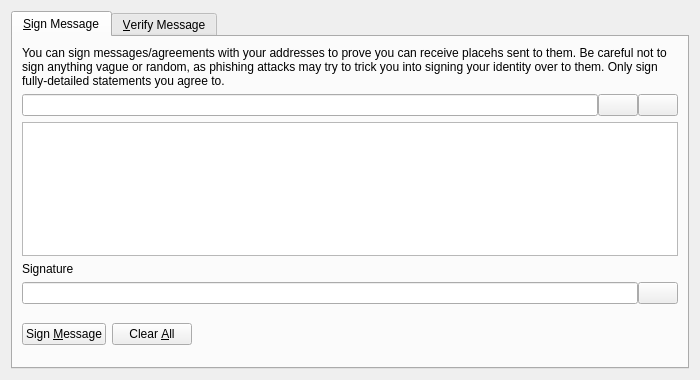
<?xml version="1.0" encoding="UTF-8"?>
<ui version="4.0">
 <class>SignVerifyMessageDialog</class>
 <widget class="QDialog" name="SignVerifyMessageDialog">
  <property name="geometry">
   <rect>
    <x>0</x>
    <y>0</y>
    <width>700</width>
    <height>380</height>
   </rect>
  </property>
  <property name="windowTitle">
   <string>Signatures - Sign / Verify a Message</string>
  </property>
  <property name="modal">
   <bool>true</bool>
  </property>
  <layout class="QVBoxLayout" name="verticalLayout">
   <item>
    <widget class="QTabWidget" name="tabWidget">
     <property name="currentIndex">
      <number>0</number>
     </property>
     <widget class="QWidget" name="tabSignMessage">
      <attribute name="title">
       <string>&amp;Sign Message</string>
      </attribute>
      <layout class="QVBoxLayout" name="verticalLayout_SM">
       <item>
        <widget class="QLabel" name="infoLabel_SM">
         <property name="text">
          <string>You can sign messages/agreements with your addresses to prove you can receive placehs sent to them. Be careful not to sign anything vague or random, as phishing attacks may try to trick you into signing your identity over to them. Only sign fully-detailed statements you agree to.</string>
         </property>
         <property name="textFormat">
          <enum>Qt::PlainText</enum>
         </property>
         <property name="wordWrap">
          <bool>true</bool>
         </property>
        </widget>
       </item>
       <item>
        <layout class="QHBoxLayout" name="horizontalLayout_1_SM">
         <property name="spacing">
          <number>0</number>
         </property>
         <item>
          <widget class="QValidatedLineEdit" name="addressIn_SM">
           <property name="toolTip">
            <string>The placeh address to sign the message with</string>
           </property>
          </widget>
         </item>
         <item>
          <widget class="QPushButton" name="addressBookButton_SM">
           <property name="toolTip">
            <string>Choose previously used address</string>
           </property>
           <property name="text">
            <string/>
           </property>
           <property name="icon">
            <iconset resource="../placeh.qrc">
             <normaloff>:/icons/address-book</normaloff>:/icons/address-book</iconset>
           </property>
           <property name="shortcut">
            <string>Alt+A</string>
           </property>
           <property name="autoDefault">
            <bool>false</bool>
           </property>
          </widget>
         </item>
         <item>
          <widget class="QPushButton" name="pasteButton_SM">
           <property name="toolTip">
            <string>Paste address from clipboard</string>
           </property>
           <property name="text">
            <string/>
           </property>
           <property name="icon">
            <iconset resource="../placeh.qrc">
             <normaloff>:/icons/editpaste</normaloff>:/icons/editpaste</iconset>
           </property>
           <property name="shortcut">
            <string>Alt+P</string>
           </property>
           <property name="autoDefault">
            <bool>false</bool>
           </property>
          </widget>
         </item>
        </layout>
       </item>
       <item>
        <widget class="QPlainTextEdit" name="messageIn_SM">
         <property name="toolTip">
          <string>Enter the message you want to sign here</string>
         </property>
        </widget>
       </item>
       <item>
        <widget class="QLabel" name="signatureLabel_SM">
         <property name="text">
          <string>Signature</string>
         </property>
         <property name="textFormat">
          <enum>Qt::PlainText</enum>
         </property>
        </widget>
       </item>
       <item>
        <layout class="QHBoxLayout" name="horizontalLayout_2_SM">
         <property name="spacing">
          <number>0</number>
         </property>
         <item>
          <widget class="QLineEdit" name="signatureOut_SM">
           <property name="font">
            <font>
             <italic>true</italic>
            </font>
           </property>
           <property name="readOnly">
            <bool>true</bool>
           </property>
          </widget>
         </item>
         <item>
          <widget class="QPushButton" name="copySignatureButton_SM">
           <property name="toolTip">
            <string>Copy the current signature to the system clipboard</string>
           </property>
           <property name="text">
            <string/>
           </property>
           <property name="icon">
            <iconset resource="../placeh.qrc">
             <normaloff>:/icons/editcopy</normaloff>:/icons/editcopy</iconset>
           </property>
           <property name="autoDefault">
            <bool>false</bool>
           </property>
          </widget>
         </item>
        </layout>
       </item>
       <item>
        <layout class="QHBoxLayout" name="horizontalLayout_3_SM">
         <item>
          <widget class="QPushButton" name="signMessageButton_SM">
           <property name="toolTip">
            <string>Sign the message to prove you own this placeh address</string>
           </property>
           <property name="text">
            <string>Sign &amp;Message</string>
           </property>
           <property name="icon">
            <iconset resource="../placeh.qrc">
             <normaloff>:/icons/edit</normaloff>:/icons/edit</iconset>
           </property>
           <property name="autoDefault">
            <bool>false</bool>
           </property>
          </widget>
         </item>
         <item>
          <widget class="QPushButton" name="clearButton_SM">
           <property name="toolTip">
            <string>Reset all sign message fields</string>
           </property>
           <property name="text">
            <string>Clear &amp;All</string>
           </property>
           <property name="icon">
            <iconset resource="../placeh.qrc">
             <normaloff>:/icons/remove</normaloff>:/icons/remove</iconset>
           </property>
           <property name="autoDefault">
            <bool>false</bool>
           </property>
          </widget>
         </item>
         <item>
          <spacer name="horizontalSpacer_1_SM">
           <property name="orientation">
            <enum>Qt::Horizontal</enum>
           </property>
           <property name="sizeHint" stdset="0">
            <size>
             <width>40</width>
             <height>48</height>
            </size>
           </property>
          </spacer>
         </item>
         <item>
          <widget class="QLabel" name="statusLabel_SM">
           <property name="font">
            <font>
             <weight>75</weight>
             <bold>true</bold>
            </font>
           </property>
           <property name="text">
            <string/>
           </property>
           <property name="wordWrap">
            <bool>true</bool>
           </property>
          </widget>
         </item>
         <item>
          <spacer name="horizontalSpacer_2_SM">
           <property name="orientation">
            <enum>Qt::Horizontal</enum>
           </property>
           <property name="sizeHint" stdset="0">
            <size>
             <width>40</width>
             <height>48</height>
            </size>
           </property>
          </spacer>
         </item>
        </layout>
       </item>
      </layout>
     </widget>
     <widget class="QWidget" name="tabVerifyMessage">
      <attribute name="title">
       <string>&amp;Verify Message</string>
      </attribute>
      <layout class="QVBoxLayout" name="verticalLayout_VM">
       <item>
        <widget class="QLabel" name="infoLabel_VM">
         <property name="text">
          <string>Enter the receiver's address, message (ensure you copy line breaks, spaces, tabs, etc. exactly) and signature below to verify the message. Be careful not to read more into the signature than what is in the signed message itself, to avoid being tricked by a man-in-the-middle attack. Note that this only proves the signing party receives with the address, it cannot prove sendership of any transaction!</string>
         </property>
         <property name="textFormat">
          <enum>Qt::PlainText</enum>
         </property>
         <property name="alignment">
          <set>Qt::AlignLeading|Qt::AlignLeft|Qt::AlignTop</set>
         </property>
         <property name="wordWrap">
          <bool>true</bool>
         </property>
        </widget>
       </item>
       <item>
        <layout class="QHBoxLayout" name="horizontalLayout_1_VM">
         <property name="spacing">
          <number>0</number>
         </property>
         <item>
          <widget class="QValidatedLineEdit" name="addressIn_VM">
           <property name="toolTip">
            <string>The placeh address the message was signed with</string>
           </property>
          </widget>
         </item>
         <item>
          <widget class="QPushButton" name="addressBookButton_VM">
           <property name="toolTip">
            <string>Choose previously used address</string>
           </property>
           <property name="text">
            <string/>
           </property>
           <property name="icon">
            <iconset resource="../placeh.qrc">
             <normaloff>:/icons/address-book</normaloff>:/icons/address-book</iconset>
           </property>
           <property name="shortcut">
            <string>Alt+A</string>
           </property>
           <property name="autoDefault">
            <bool>false</bool>
           </property>
          </widget>
         </item>
        </layout>
       </item>
       <item>
        <widget class="QPlainTextEdit" name="messageIn_VM"/>
       </item>
       <item>
        <widget class="QValidatedLineEdit" name="signatureIn_VM"/>
       </item>
       <item>
        <layout class="QHBoxLayout" name="horizontalLayout_2_VM">
         <item>
          <widget class="QPushButton" name="verifyMessageButton_VM">
           <property name="toolTip">
            <string>Verify the message to ensure it was signed with the specified placeh address</string>
           </property>
           <property name="text">
            <string>Verify &amp;Message</string>
           </property>
           <property name="icon">
            <iconset resource="../placeh.qrc">
             <normaloff>:/icons/transaction_0</normaloff>:/icons/transaction_0</iconset>
           </property>
           <property name="autoDefault">
            <bool>false</bool>
           </property>
          </widget>
         </item>
         <item>
          <widget class="QPushButton" name="clearButton_VM">
           <property name="toolTip">
            <string>Reset all verify message fields</string>
           </property>
           <property name="text">
            <string>Clear &amp;All</string>
           </property>
           <property name="icon">
            <iconset resource="../placeh.qrc">
             <normaloff>:/icons/remove</normaloff>:/icons/remove</iconset>
           </property>
           <property name="autoDefault">
            <bool>false</bool>
           </property>
          </widget>
         </item>
         <item>
          <spacer name="horizontalSpacer_1_VM">
           <property name="orientation">
            <enum>Qt::Horizontal</enum>
           </property>
           <property name="sizeHint" stdset="0">
            <size>
             <width>40</width>
             <height>48</height>
            </size>
           </property>
          </spacer>
         </item>
         <item>
          <widget class="QLabel" name="statusLabel_VM">
           <property name="font">
            <font>
             <weight>75</weight>
             <bold>true</bold>
            </font>
           </property>
           <property name="text">
            <string/>
           </property>
           <property name="wordWrap">
            <bool>true</bool>
           </property>
          </widget>
         </item>
         <item>
          <spacer name="horizontalSpacer_2_VM">
           <property name="orientation">
            <enum>Qt::Horizontal</enum>
           </property>
           <property name="sizeHint" stdset="0">
            <size>
             <width>40</width>
             <height>48</height>
            </size>
           </property>
          </spacer>
         </item>
        </layout>
       </item>
      </layout>
     </widget>
    </widget>
   </item>
  </layout>
 </widget>
 <customwidgets>
  <customwidget>
   <class>QValidatedLineEdit</class>
   <extends>QLineEdit</extends>
   <header>qvalidatedlineedit.h</header>
  </customwidget>
 </customwidgets>
 <resources>
  <include location="../placeh.qrc"/>
 </resources>
 <connections/>
</ui>
